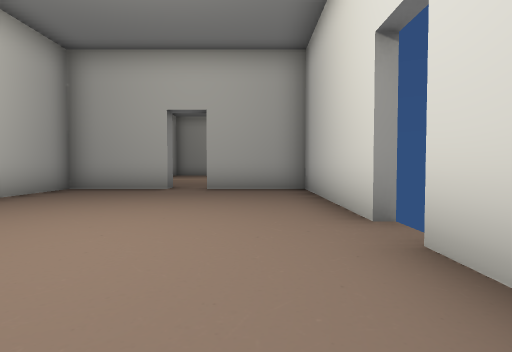
View 1 (above)

19 first-person views from a walk through a 3-D level made in the Unity game engine. The camera is 1.2 m above the floor, tilts 2° down and sees 80° across. The floor is counted in squares, 2 m on a side. Each view is taken from the middle of a square. On the plan, view 1 faces up. The plan holds only what a view shows up to about 9 squares ahead; the rest is blank. The place goes on beyond the plan. Door leaves are left out, so doorways stand open. Some surface patterns are stand-ins.

View 2
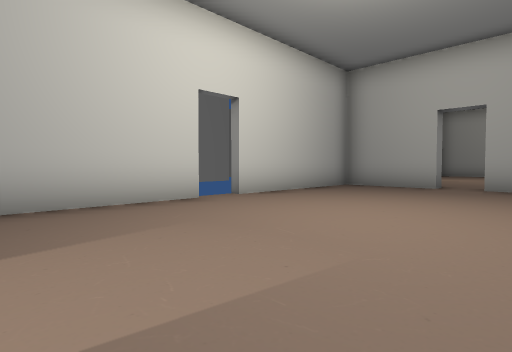

View 3
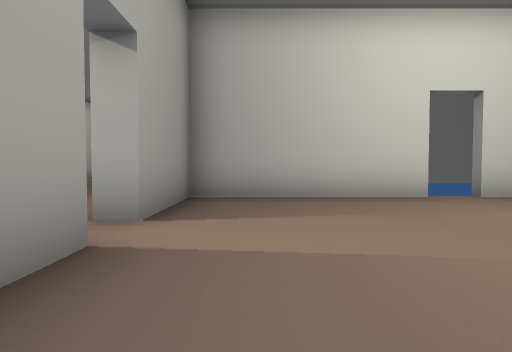

View 4
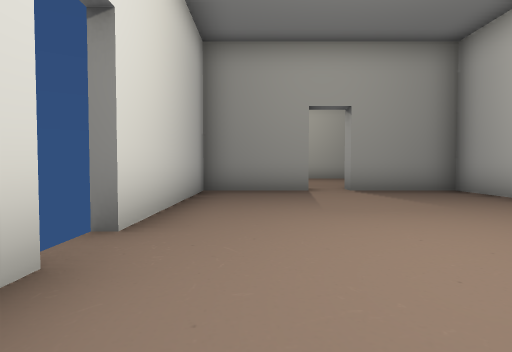

View 5
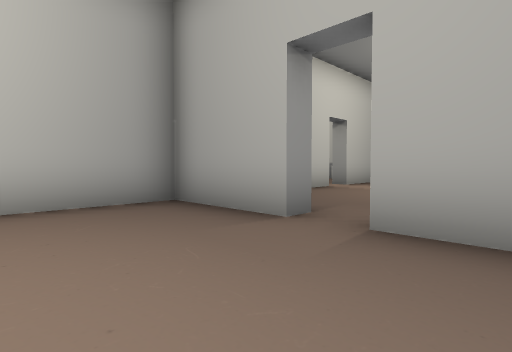

View 6
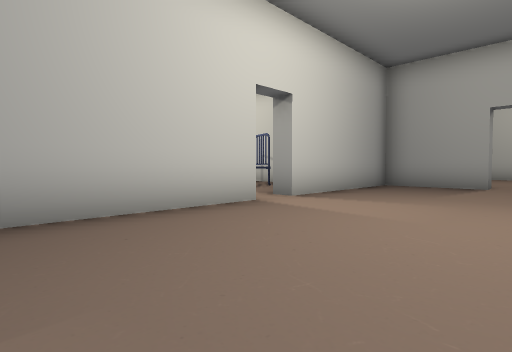

View 7
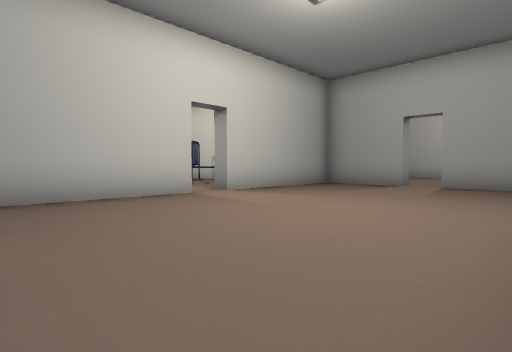

View 8
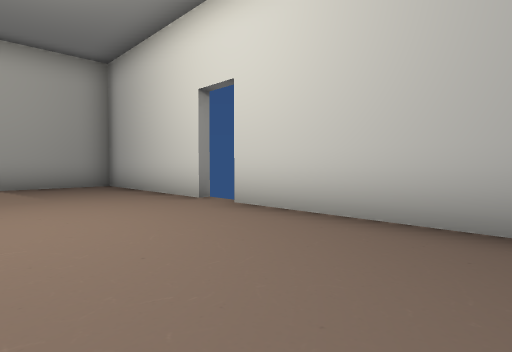

View 9
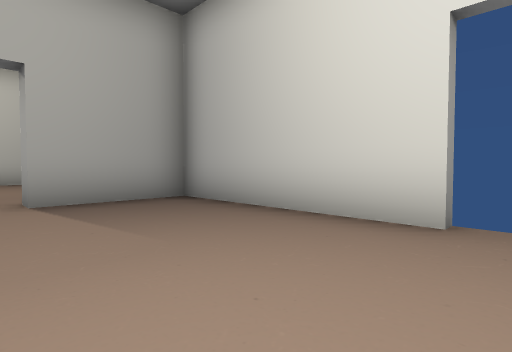

View 10
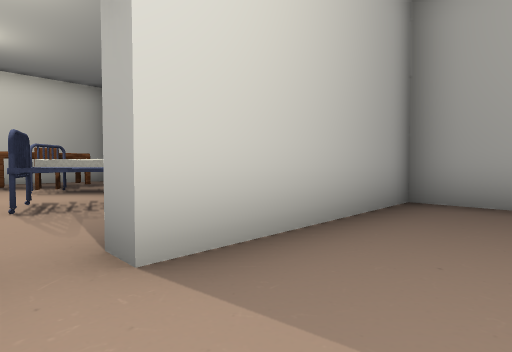

View 11
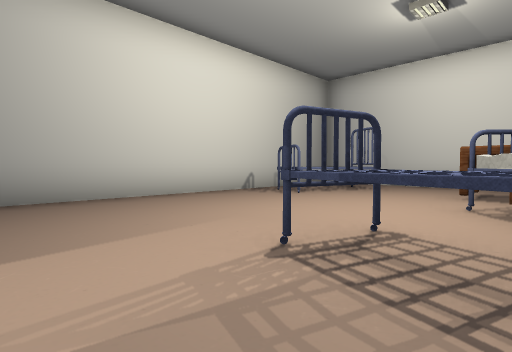

View 12
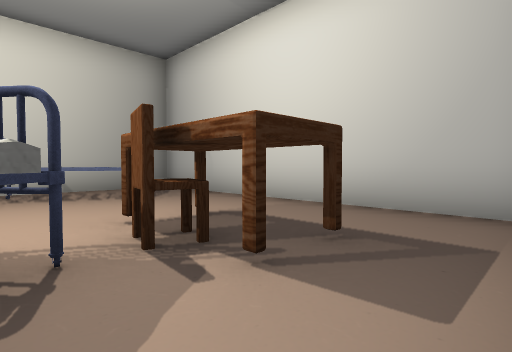

View 13
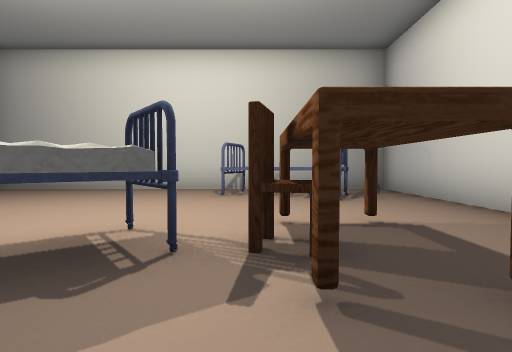

View 14
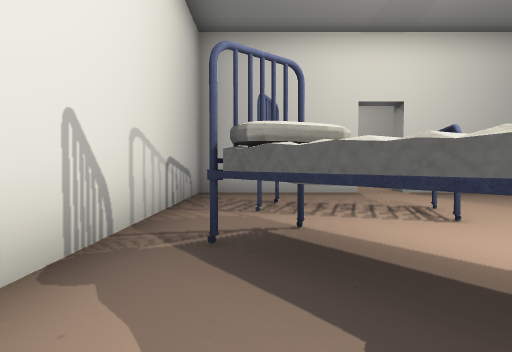

View 15
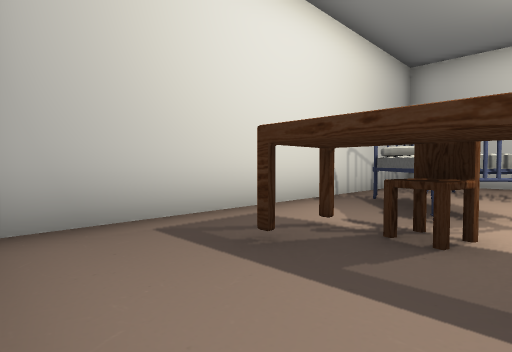

View 16
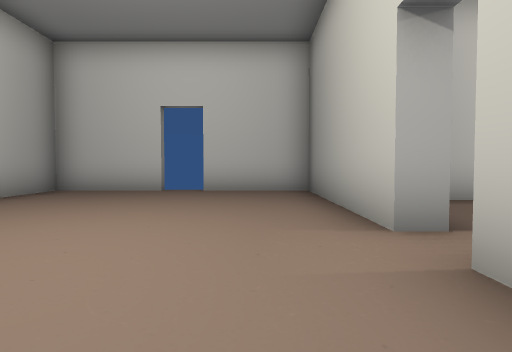

View 17
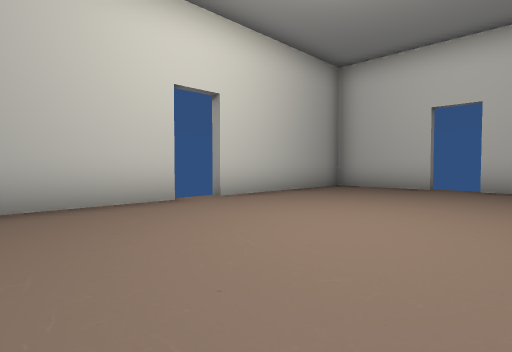

View 18
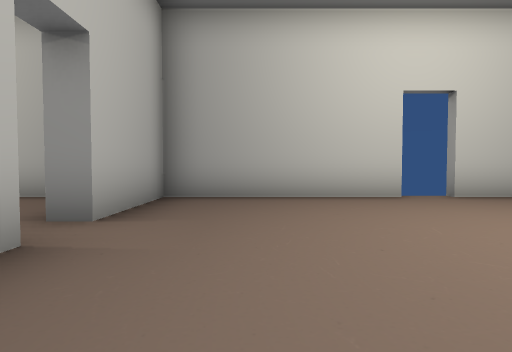

View 19
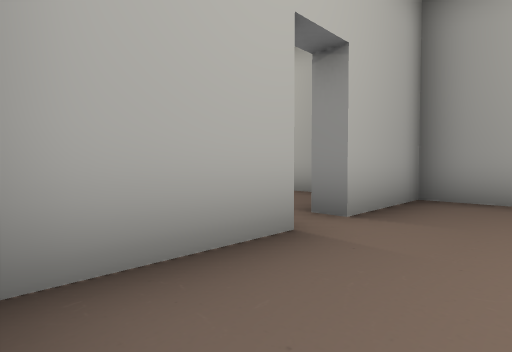

### Floor plan
Points are (right, up) in squares from view 1. A wall is a line through its corners. A room is listed if a view was taken in it or the views show most of it. See-through windows are left out.
Room 1 (views 1, 2, 3, 4, 5)
walls: (-4.7, 2.4) (-4.7, -2.2) (-2.2, -2.2); (1.3, 3.2) (1.3, 7.8) (-1.2, 7.8); (-2.2, 7.8) (-4.7, 7.8) (-4.7, 3.2); (-1.2, -2.2) (1.3, -2.2) (1.3, 2.2)
ways out: opening at (-2, 8) to room 2; opening at (-2, -2); open door at (-5, 2.5); open door at (1, 2.5)
Room 2 (views 6, 7, 8, 9, 10)
walls: (1.3, 13.6) (1.3, 18.3) (-1.2, 18.3); (-4.7, 12.9) (-4.7, 9.2); (1.3, 9.2) (1.3, 12.8); (-2.2, 8.2) (-2.2, 7.8); (-2.2, 18.8) (-2.2, 18.3) (-4.7, 18.3) (-4.7, 13.8)
ways out: opening at (-2, 8) to room 1; open door at (-4.5, 13) to room 3; opening at (-2, 19) to room 4; open door at (1, 13)
Room 3 (views 11, 12, 13, 14, 15)
walls: (-15.3, 16.8) (-15.3, 9.3) (-5.6, 9.3); (-5.2, 13.8) (-5.2, 17.2) (-14.8, 17.2)
ways out: open door at (-4.5, 13) to room 2
objects: bed (-13, 10) to (-12, 12); table (-13, 14) to (-13, 15); chair (-12, 15); bed (-11, 15) to (-9, 16); bed (-8, 14) to (-7, 16)
Room 4 (views 16, 17, 18, 19)
walls: (-2.1, 24.7) (-6.7, 24.7) (-6.7, 22.3) (-7.2, 22.3); (-1.2, 18.3) (-1.2, 18.7) (3.3, 18.7) (3.3, 21.2); (-6.7, 21.4) (-6.7, 19.1); (3.3, 22.1) (3.3, 24.7) (-1.2, 24.7)
ways out: opening at (-2, 19) to room 2; opening at (-7, 22); open door at (-1.5, 25); open door at (3, 21.5)

Positions as (right, up) in squares from view 1, and headings:
1: (0, 0), facing up
2: (0, -1), facing up-left
3: (1, -1), facing left
4: (0, 5), facing down
5: (0, 5), facing up-left
6: (-1, 9), facing up-left
7: (1, 9), facing up-left
8: (-2, 9), facing up-right
9: (-2, 13), facing up-right
10: (-3, 13), facing up-left
11: (-6, 15), facing down-left
12: (-11, 17), facing down-left
13: (-12, 17), facing down
14: (-12, 16), facing right
15: (-15, 14), facing up-right
16: (-4, 20), facing right
17: (-5, 20), facing up-right
18: (-5, 19), facing up
19: (-5, 19), facing up-left
